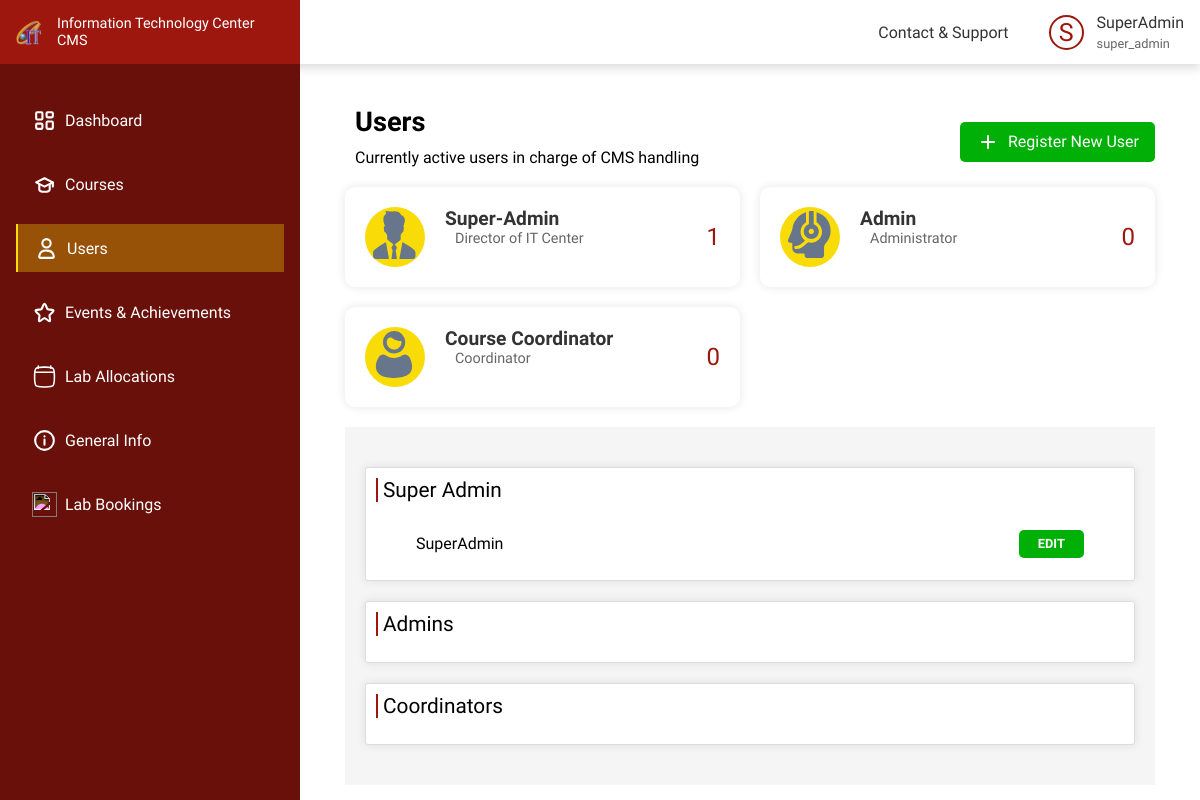
Screenshot of /pages/users/index.php (signed in) with the database file from the repository.
### tables this page shows
CREATE TABLE IF NOT EXISTS `user` (
  `u_id` int(10) UNSIGNED NOT NULL AUTO_INCREMENT,
  `user_name` varchar(50) NOT NULL,
  `email` varchar(100) NOT NULL,
  `password` varchar(255) NOT NULL,
  `contact` varchar(20) NOT NULL,
  `clearense` varchar(20) NOT NULL,
  PRIMARY KEY (`u_id`)
);

### backend/functions/users.php (called while the page is built, shortened)
<?php
include_once $_SERVER['DOCUMENT_ROOT'] . "/config.php";
function getUsers()
{
    global $conn;
    $stmt = $conn->prepare("SELECT clearense, u_id, user_name FROM user");
    $stmt->execute();
    $result = $stmt->get_result();
    $users = array();
    while ($row = $result->fetch_assoc()) {
        $clearence = $row['clearense'];
        if (!isset($users[$clearence])) {
            $users[$clearence] = array();
        }
        $users[$clearence][] = $row;
    }
    return $users;
}

### pages/users/index.php (the view, shortened to what this page needs)
<?php
include_once $_SERVER['DOCUMENT_ROOT'] . "/config.php";
include $_SERVER['DOCUMENT_ROOT'] . "/includes/header.php";
include_once $_SERVER['DOCUMENT_ROOT'] . "/backend/functions/users.php";
$users = getUsers();
?>
<!DOCTYPE html>
<html lang="en">
<head>
    <link rel="stylesheet" href="/css/users.css">
</head>
<body>
    <div class="flex-box">
        <div class="left">
            <?php
            include_once(APP_ROOT . "/includes/sidebar.php");
            ?>
        </div>
        <div class="right">
            <main class="users">
                <div class="container">
                    <div class="title">
                        <div>
                            <h1>Users</h1>
                            <p>Currently active users in charge of CMS handling</p>
                        </div>
                        <a href="/pages/users/adduser.php"><img src="/images/Add_round.svg" alt=""> Register New User</a>
                    </div>
                    <div class="user-roles">
                        <div class="user-role" id="super-admin-role">
                            <div class="user-icon">
                                <img src="/images/superadmin.svg" alt="Superadmin Icon">
                            </div>
                            <div class="user-details">
                                <h3>Super-Admin</h3>
                                <p>Director of IT Center</p>
                            </div>
                            <div class="user-count"><?= isset($users['super_admin']) ? sizeof($users['super_admin']) : 0 ?></div>
                        </div>
                        <div class="user-role" id="admin-role">
                            <div class="user-icon">
                                <img src="/images/admin.svg" alt="Admin Icon">
                            </div>
                            <div class="user-details">
                                <h3>Admin</h3>
                                <p>Administrator</p>
                            </div>
                            <div class="user-count"><?= isset($users['admin']) ? sizeof($users['admin']) : 0 ?></div>
                        </div>
                        <div class="user-role" id="coordinator-role">
                            <div class="user-icon">
                                <img src="/images/coordinator.svg" alt="Coordinator Icon">
                            </div>
                            <div class="user-details">
                                <h3>Course Coordinator</h3>
                                <p>Coordinator</p>
                            </div>
                            <div class="user-count"><?= isset($users['course_c']) ? sizeof($users['course_c']) : 0 ?></div>
                        </div>
                    </div>
                    <div class="all-users">
                        <div class="user-list super-admin">
                            <h3>Super Admin</h3>
                            <ul>
                                <?php
                                if (isset($users['super_admin']))
                                    foreach ($users['super_admin'] as $key => $sa) {
                                ?>
                                    <li>
                                        <p><?= $sa['user_name'] ?></p>
                                        <?php if ($_SESSION['user_id'] == $sa['u_id']) { ?>
                                            <a class="btn btn-success" href="/pages/users/edit.php">EDIT</a>
                                        <?php } ?>
                                    </li>
                                <?php
                                    }
                                ?>
                            </ul>
                        </div>
                        <div class="user-list admins">
                            <h3>Admins</h3>
                        </div>
                        <div class="user-list coordinators">
                            <h3>Coordinators</h3>
                        </div>
                    </div>
                </div>
            </main>
        </div>
    </div>
</body>
</html>

### includes/header.php (shortened to what this page needs)
<?php
include $_SERVER['DOCUMENT_ROOT'] . "/includes/header_core.php";
if (isset($_SESSION['user_id'])) {
  $user_id = $_SESSION['user_id'];
  $sql = "SELECT user_name, clearense FROM user WHERE u_id = ?";
  $stmt = $conn->prepare($sql);
  $stmt->bind_param("i", $user_id);
  $stmt->execute();
  $result = $stmt->get_result();
  if ($row = $result->fetch_assoc()) {
    $username = $row['user_name'];
    $role = $row['clearense'];
  }
}
?>
<!DOCTYPE html>
<html lang="en">
<head>
  <link rel="stylesheet" href="/css/header.css">
</head>
<body>
  <header>
    <div class="menu">
      <ul>
        <li><a href="/pages/contactNsupport.php">Contact & Support</a></li>
      </ul>
    </div>
    <div class="profile">
      <div class="img">
        <?php echo isset($username) ? strtoupper(substr($username, 0, 1)) : 'G'; ?>
      </div>
      <h5>
        <?php echo isset($username) ? $username : 'Guest'; ?>
      </h5>
      <p>
        <?php echo isset($role) ? $role : 'Guest'; ?>
      </p>
    </div>
  </header>
</body>
</html>

### css/styles.css (style rules this page uses)
* { margin: 0; padding: 0; box-sizing: border-box; font-family: "Raleway", sans-serif; }
:root { --color-1: #9d170e; --color-2: #f9db08; --color-3: #305fa6; --color-4: #00b007; --color-5: #790483; --color-text-1: #333; --color-text-2: #666; --color-shade-1: #681009; }
.container { width: clamp(300px, 90%, 1440px); margin: auto; }
a { text-decoration: none; }
.flex-box { display: flex; }
.left { width: 300px; }
.right { width: calc(100% - 300px); padding-top: 4rem; }
.title { display: flex; align-items: center; justify-content: space-between; width: 100%; }
.title h1 { font-weight: 600; font-size: 1.7rem; margin-bottom: 0.5rem; display: flex; align-items: center; gap: 0.5rem; }
.title a { display: flex; align-items: center; gap: 0.5rem; padding: 0.5rem 1rem; background-color: var(--color-4); color: white; font-weight: 500; border-radius: 5px; }
.title a img { filter: invert() brightness(2); }

### css/header.css (style rules this page uses)
header { color: var(--color-text-1); box-shadow: 0 4px 10px rgba(0, 0, 0, 0.146); position: fixed; left: 0; top: 0; z-index: 10; background-color: white; display: flex; align-items: center; height: 4rem; gap: 0.5rem; width: 100%; padding: 0 1rem; }
.menu { display: flex; align-items: center; margin-left: auto; }
.menu ul { list-style: none; display: flex; gap: 1.2rem; }
.menu ul li { cursor: pointer; position: relative; font-weight: 400; font-size: 1rem; }
.menu ul li a { color: var(--color-text-1); }
.menu ul li:before { content: ""; position: absolute; bottom: -4px; left: 0; width: 0; height: 2px; background-color: transparent; transition: width 0.3s ease-in-out, background-color 0.3s ease-in-out; }
.profile { margin-left: 2rem; display: grid; grid-template-columns: 40px auto; gap: 0.25rem 0.5rem; align-items: center; cursor: pointer; }
.profile h5 { font-weight: 500; font-size: 1rem; }
.profile p { grid-column: 2; font-size: 0.8rem; color: var(--color-text-2); }
.profile .img { display: flex; font-size: 25px; align-items: center; justify-content: center; font-weight: 500; height: 35px; width: 35px; border-radius: 50%; grid-row: 1/3; border: 2px solid var(--color-1); color: var(--color-1); }

### css/users.css (style rules this page uses)
.users { padding-top: 2rem; }
.users .user-roles { display: grid; grid-template-columns: repeat(auto-fill, minmax(275px, 1fr)); gap: 20px; }
.users .user-role { background-color: #fff; border-radius: 10px; box-shadow: 0 0 10px rgba(0, 0, 0, 0.1); padding: 20px; display: flex; align-items: center; transition: all 0.2s; }
.users .user-icon { width: 60px; height: 60px; overflow: hidden; border-radius: 50%; background-color: var(--color-2); }
.users .user-icon img { margin-left: 5px; margin-top: 4px; width: 80%; height: 80%; }
.users .user-details { flex-grow: 1; margin-left: 20px; }
.users .user-details h3 { font-size: 1.2rem; color: var(--color-text-1); }
.users .user-details p { font-size: 0.9rem; margin: 0; color: var(--color-text-2); }
.users .user-count { font-size: 1.5rem; color: var(--color-1); margin-left: 20px; }
.users .container p { margin-bottom: 20px; margin-left: 10px; }
.users .container h1 { margin: 10px; }
.users .all-users { margin-top: 20px; padding: 20px; background-color: #f5f5f5; }
.users .super-admin, .users .admins, .users .coordinators { margin-top: 20px; margin-bottom: 20px; padding: 10px; border: 1px solid #ddd; background-color: #fff; border-radius: 3px; box-shadow: 0 0 10px rgba(0, 0, 0, 0.1); }
.users .super-admin h3, .users .admins h3, .users .coordinators h3 { font-size: 18px; margin: 0; padding: 0; border-left: 2px solid var(--color-1); padding-left: 5px; margin-bottom: 1rem; font-size: 1.3rem; font-weight: 500; }
.users .super-admin p, .users .admins p, .users .coordinators p { font-size: 1rem; margin: 0; padding: 0; margin-right: auto; }
.users .super-admin ul, .users .admins ul, .users .coordinators ul { list-style: none; padding: 0; }
.users .super-admin li, .users .admins li, .users .coordinators li { margin: 0 2rem; display: flex; align-items: center; padding: 0.75rem 0.5rem; }
.users .btn { padding: 0.5em 1.5em; font-size: 0.8rem; border-radius: 5px; border: none; cursor: pointer; font-weight: 700; transition: all 0.3s; }
.users .btn.btn-success { background-color: var(--color-4); color: #fff; }

### rows the page displays
user: user_name "S", user_name "SuperAdmin", clearense "super_admin", clearense "1", shows "EDIT"
